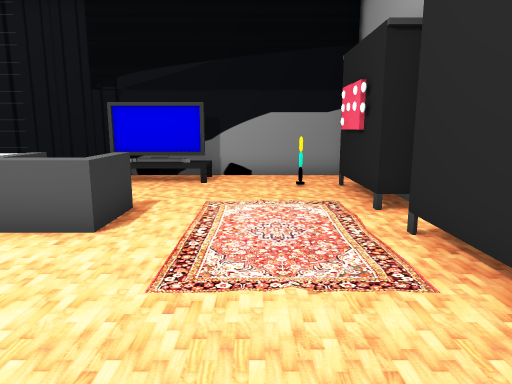
[1] (above)

14 first-person views from a walk through a 3-D level made in the Unity game engine. The camera is 1.5 m above the floor, tilts 10° down and sees 70° across. The floor is counted in squares, 1 m on a side. Each view is taken from the middle of a square. On the plan, view 1 faces up. The plan holds only what a view shows up to about 16 squares ahead; the rest is blank. The place goes on beyond the plan. The player character is not drawn. Door leaves are left out, so doorways stand open. Some surface patterns are stand-ins.

[2]
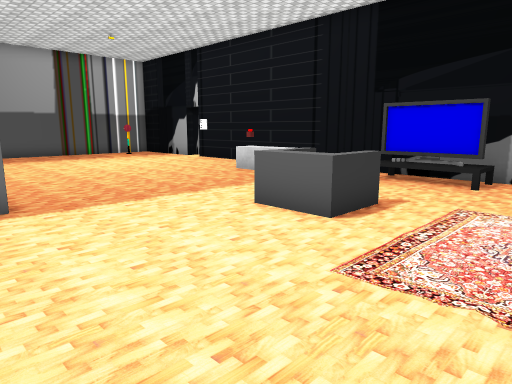

[3]
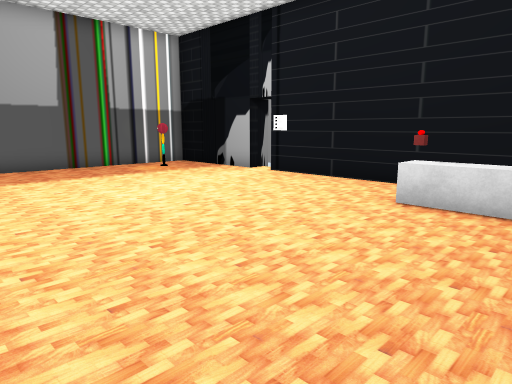

[4]
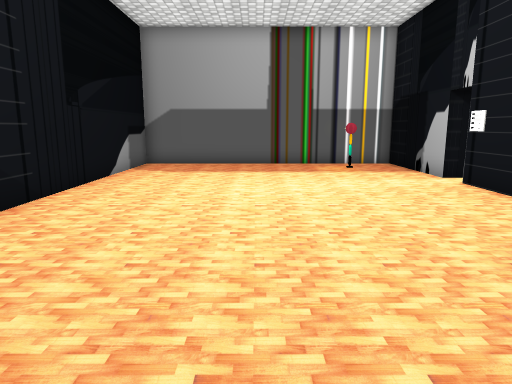

[5]
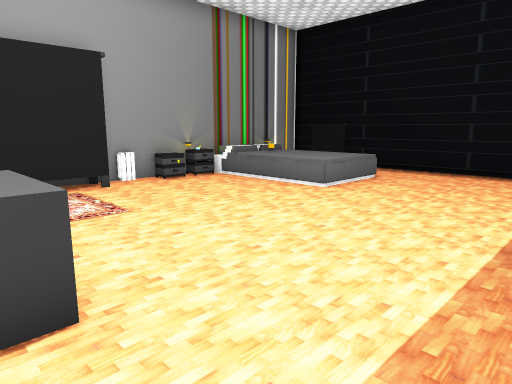

[6]
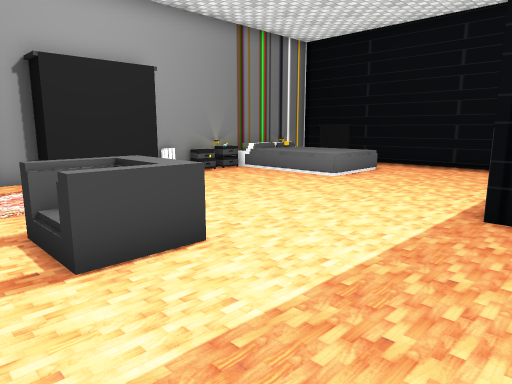

[7]
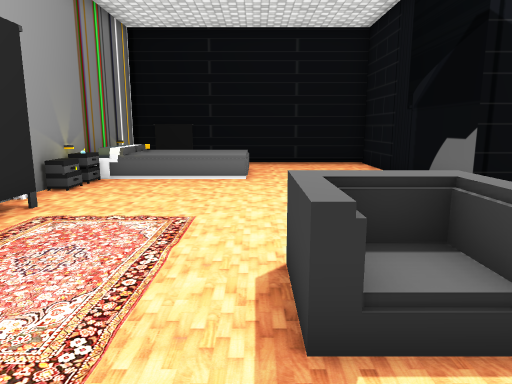

[8]
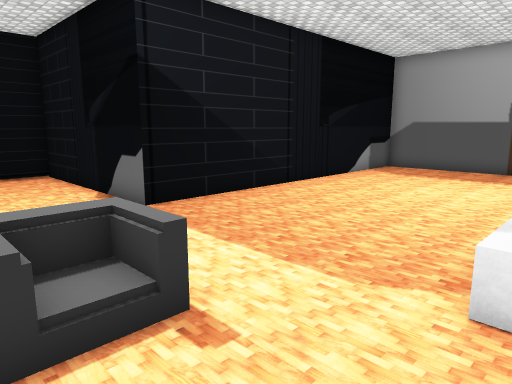

[9]
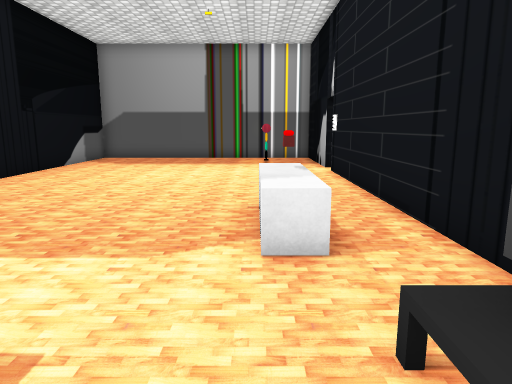

[10]
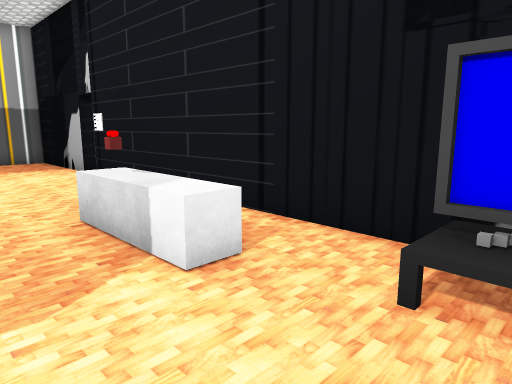

[11]
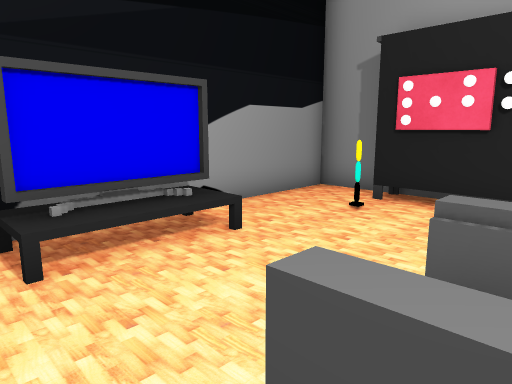

[12]
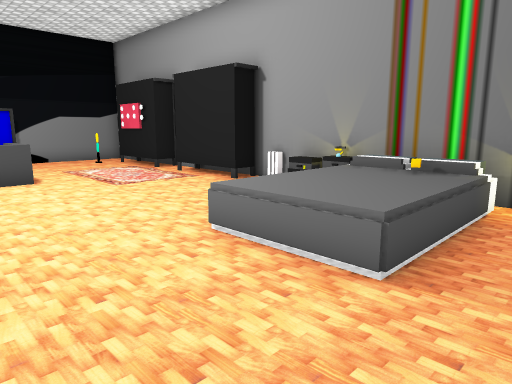

[13]
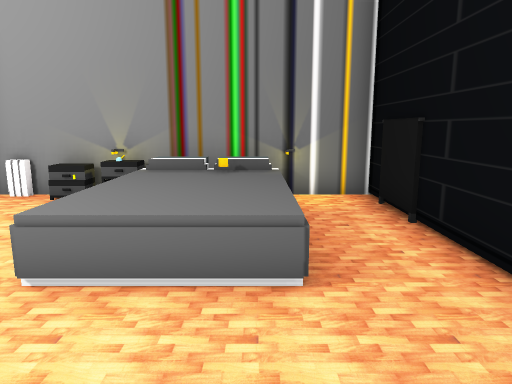

[14]
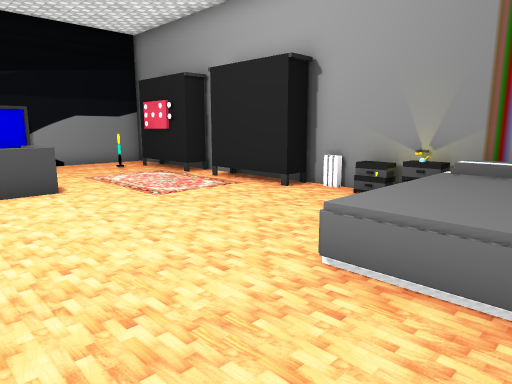

### Floor plan
Points are (right, up) in squares from view 1. A wall is a line through its corners. A room is listed if a view was taken in it or the views show most of it. See-through windows are left out.
Room 1 (views 1, 2, 3, 4, 5, 6, 7, 8, 9, 10, 11, 12, 13, 14)
walls: (3.2, 5.1) (3.2, 6.5); (3.2, 1.4) (3.2, 2.4); (-16, 11.7) (-20.4, 11.7) (-20.4, 1.4) (-6.6, 1.4) (-6.6, -6.6) (0.5, -6.6); (3.2, 10.1) (3.2, 11.7) (-15, 11.7); (3.2, -6.6) (3.2, -1.4)
low walls: (-6.1, 9.9) (-6.1, 9.1) (-9.1, 9.1)
ways out: open door at (-15.5, 12)
objects: other object (-19, 9) to (-18, 10); other object (-14, 12); other object (-9, 10); other object (-4, 5) to (-2, 7); TV (-4, 11) to (-2, 11); bed (-2, -4) to (2, -2); other object (1, -7) to (2, -7); other object (1, 9); other object (2, -3); other object (2, -1); other object (2, 2) to (3, 4); rug (2, 3) to (2, 5); rug (2, 7); other object (2, 7) to (3, 9); nightstand (3, -1); nightstand (3, 0); radiator (3, 1)

Positions as (right, up) in squares from view 1, and headings:
1: (0, 0), facing up
2: (1, 0), facing up-left
3: (-6, 2), facing up-left
4: (-5, 6), facing left
5: (-7, 6), facing down-right
6: (-8, 8), facing down-right
7: (-2, 9), facing down
8: (-2, 10), facing down-left
9: (-2, 9), facing left
10: (-3, 7), facing up-left
11: (-5, 6), facing up-right
12: (-5, -6), facing up-right
13: (-5, -4), facing right
14: (-5, -4), facing up-right
